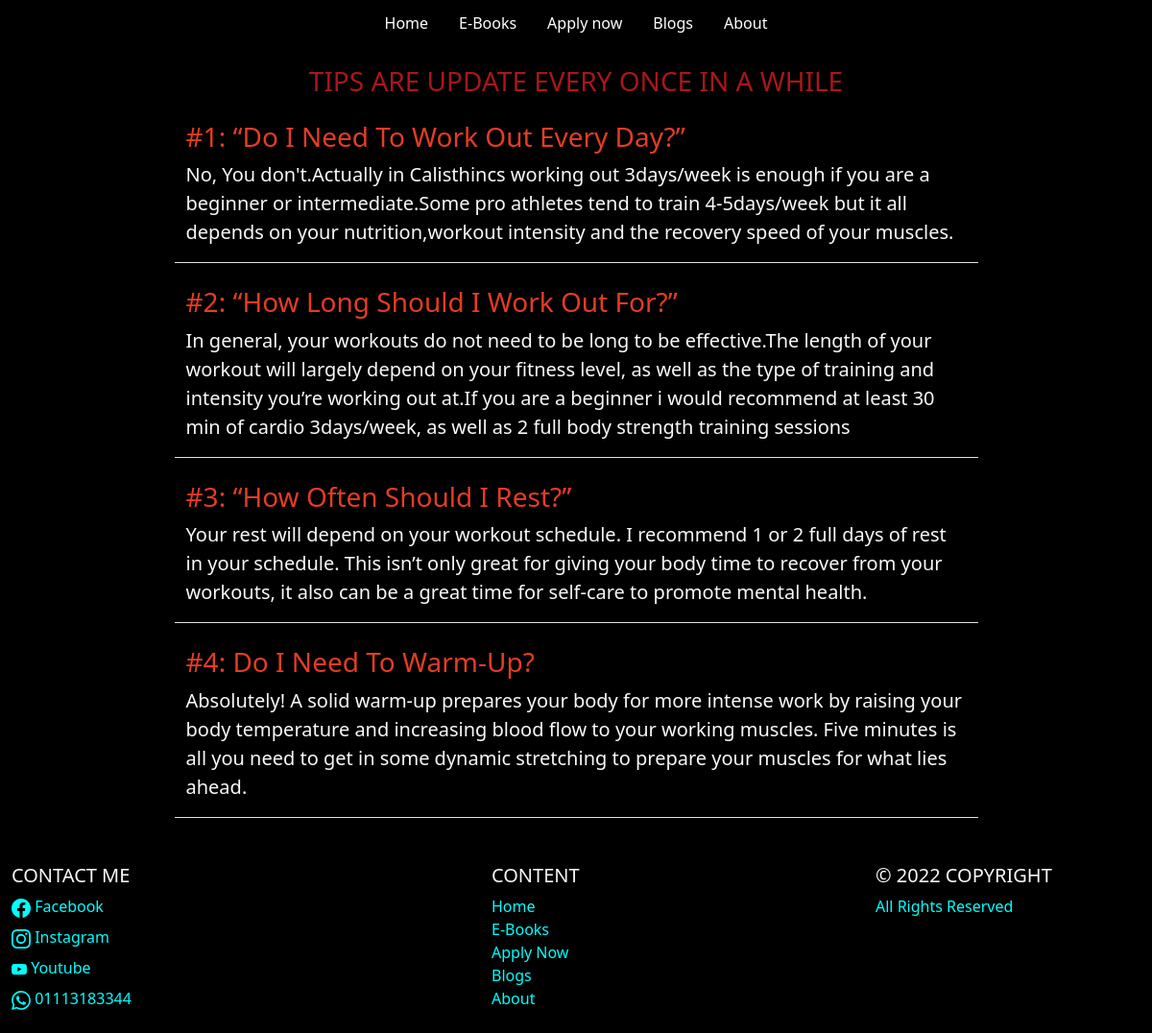
Screenshot of /blogs with the database file from the repository.
### tables this page shows
CREATE TABLE blogs ( id INTEGER PRIMARY KEY AUTOINCREMENT, header TEXT NOT NULL, body TEXT NOT NULL);

### app.py (the view)
@app.route("/blogs")
def blogs():
    blogs = database.execute("SELECT * FROM blogs")
    return render_template("blogs.html", blogs=blogs)

### templates/blogs.html (shortened to what this page needs)
{% extends "layout.html" %}
{% block main %}
    <div class="container justify-content-center">
        <h3 class="text-uppercase my-4 text-center" style="color: #A7171A;">Tips are update every once in a while</h3>
        {% for blog in blogs %}
            <div class="row row-cols-1 w-75 mx-auto my-4 border-bottom border-1">
                <div class="col-12 col-md-12">
                    <h3 class="text-capitalize" style="color: #e43c26;">#{{loop.index}}: {{ blog[1] }}</h3>
                    <p class="text-light text-break fs-5" >{{ blog[2] }}</p>
                </div>
            </div>
        {% endfor %}
    </div>
{% endblock %}

### templates/layout.html (shortened to what this page needs)
<!DOCTYPE html>
<html lang="en">
    <head>
        <link href="https://cdn.jsdelivr.net/npm/bootstrap@5.1.3/dist/css/bootstrap.min.css" rel="stylesheet">
        <link href="/static/styles.css" rel="stylesheet">
    </head>
    <body>
        <header>
            <ul class = "nav pt-1 justify-content-center">
                <li class="nav-item">
                    <a class="nav-link links" href="/">Home</a>
                </li>
                <li class="nav-item">
                    <a class="nav-link links" href="/books">E-Books</a>
                </li>
                <li class="nav-item">
                    <a class="nav-link links" href="/apply">Apply now</a>
                </li>
                <li class="nav-item">
                    <a class="nav-link links" href="/blogs">Blogs</a>
                </li>
                <li class="nav-item nav-custom">
                    <a class="nav-link links" href="/about">About</a>
                </li>
            </ul>
        </header>
        <body>
            {% block main %}
            {% endblock %}
        </body>
        <footer class="page-footer font-small blue pt-4 mb-2">
            <div class="container-fluid text-left">
                <div class="row">
                    <div class="col-md-5 col-6 mb-md-0 mb-3">
                        <h5 class="text-uppercase text-light">Contact Me</h5>
                        <ul class="list-unstyled">
                            <li class="media mb-2">
                                <a class="f_links" target="_blank" href="https://www.facebook.com/ashrafelmasr">
                                     Facebook
                                </a>
                            </li>
                            <li class="media mb-2">
                                <a class="f_links"  target="_blank" href="https://instagram.com/ashraf.adel.official?igshid=YmMyMTA2M2Y=">
                                     Instagram
                                </a>
                            </li>
                            <li class="media mb-2">
                                <a class="f_links" target="_blank" href="https://youtube.com/channel/UC_CE36CsQM4zyMFczAMp5Kg">
                                     Youtube
                                </a>
                            </li>
                            <li class="media mb-2">
                                <a class="f_links" href="#">
                                     01113183344
                                </a>
                            </li>
                        </ul>
                    </div>
                    <div class="col-md-4 col-6 mb-md-0">
                        <h5 class="text-uppercase text-light">content</h5>
                        <ul class="list-unstyled mb-0 ">
                            <li>
                                <a class="f_links" href="/">Home</a>
                            </li>
                            <li>
                                <a class="f_links" href="/books">E-Books</a>
                            </li>
                            <li>
                                <a class="f_links" href="/apply">Apply Now</a>
                            </li>
                            <li>
                                <a class="f_links" href="/blogs">Blogs</a>
                            </li>
                            <li>
                                <a class="f_links" href="about">About</a>
                            </li>
                        </ul>
                    </div>
                    <div class="col-md-3 col-6 mt-md-0 mt-3">
                        <h5 class="text-uppercase text-light">© 2022 Copyright</h5>
                        <p class="f_links">All Rights Reserved</p>
                    </div>
                </div>
            </div>
        </footer>
    </body>
</html>

### static/styles.css (style rules this page uses)
body { background-color: black; }
.links { color: white; text-decoration: none; }
.f_links { color: #00FFFF; text-decoration: none; }

### rows the page displays
blogs: header "“Do I Need To Work Out Every Day?”", body "No, You don't.Actually in Calisthincs working out 3days/week is enough if you are a beginner or intermediate.Some pro athletes tend to train 4-5days/week but it all depends on your nutrition,workout intensity and the recovery speed of your muscles."
blogs: header "“How Long Should I Work Out For?”", body "In general, your workouts do not need to be long to be effective.The length of your workout will largely depend on your fitness level, as well as the type of training and intensity you’re working out at.If you are a beginner i would recommend at least 30 min of cardio 3days/week, as well as 2 full body strength training sessions"
blogs: header "“How Often Should I Rest?”", body "Your rest will depend on your workout schedule. I recommend 1 or 2 full days of rest in your schedule. This isn’t only great for giving your body time to recover from your workouts, it also can be a great time for self-care to promote mental health."
blogs: header "Do I Need To Warm-Up?", body "Absolutely! A solid warm-up prepares your body for more intense work by raising your body temperature and increasing blood flow to your working muscles. Five minutes is all you need to get in some dynamic stretching to prepare your muscles for what lies ahead."
